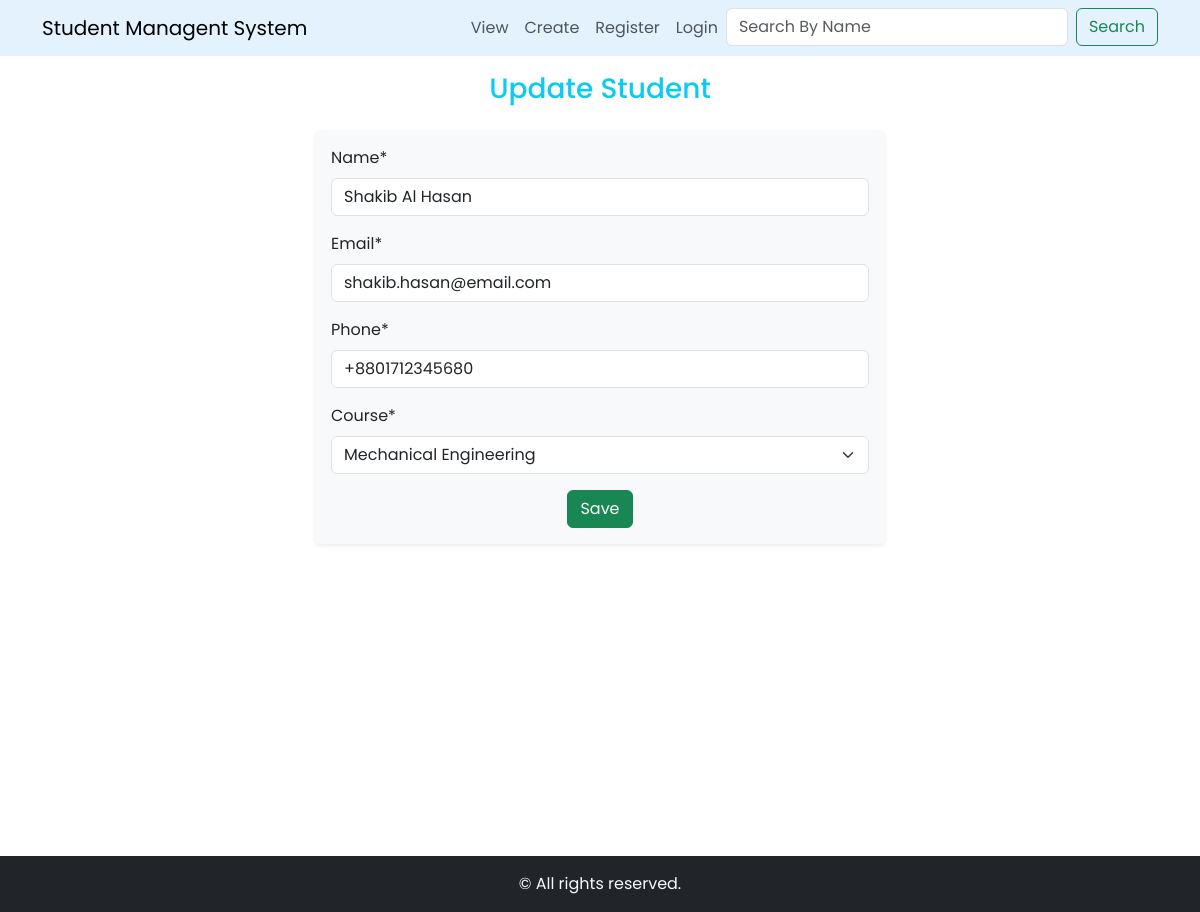
The page /update/3/ on the database its author committed.
### student/models.py (models this page shows, shortened)
class Student(models.Model):
    name = models.CharField(max_length=50)
    email = models.EmailField(max_length=254)
    phone = models.CharField(max_length=20)
    course = models.ForeignKey(Course, on_delete=models.CASCADE)

class Course(models.Model):
    name = models.CharField(max_length=50)
    def __str__(self):
        return self.name

### student/views.py (the view)
# urls.py: path('update/<int:std_id>/',views.update,name='update'),
def update(request,std_id):
    student = Student.objects.get(id=std_id)
    if request.method == "POST":
        form = StudentForm(request.POST,instance=student)
        if form.is_valid():
            form.save()
            messages.info(request, "Student updated successfully!")  # update message
            return redirect('home')
    form = StudentForm(instance=student)
    context = {
        "form" : form,
        "create" : False
    }
    return render(request,'create_update.html',context)

### student/forms.py
class StudentForm(forms.ModelForm):
    class Meta:
        model = Student
        fields = '__all__'

### student/templates/create_update.html (shortened to what this page needs)
{% extends 'base.html' %}
{% load crispy_forms_tags %}
{% block page_header %}
    {% if create %}
        Create Student
    {% else %}
        Update Student
    {% endif %}
{% endblock %}
{% block content%}
<section>
    <div class="container">
        <div class="row">
            <div class="col-md-6 mx-auto bg-light p-3 rounded shadow-sm">
                <form method="POST">
                    {{ form | crispy }}
                    <div class="text-center">
                        <button class="btn btn-success" type="submit">Save</button>
                    </div>
                </form>
            </div>
        </div>
    </div>
</section>
{% endblock %}

### student/static/student/css/styles.css (style rules this page uses)
body { font-family: "Poppins",sans-serif; }

### rows shown on the page
Student: name "Shakib Al Hasan", email "shakib.hasan@email.com", phone "+8801712345680", course "Mechanical Engineering"
